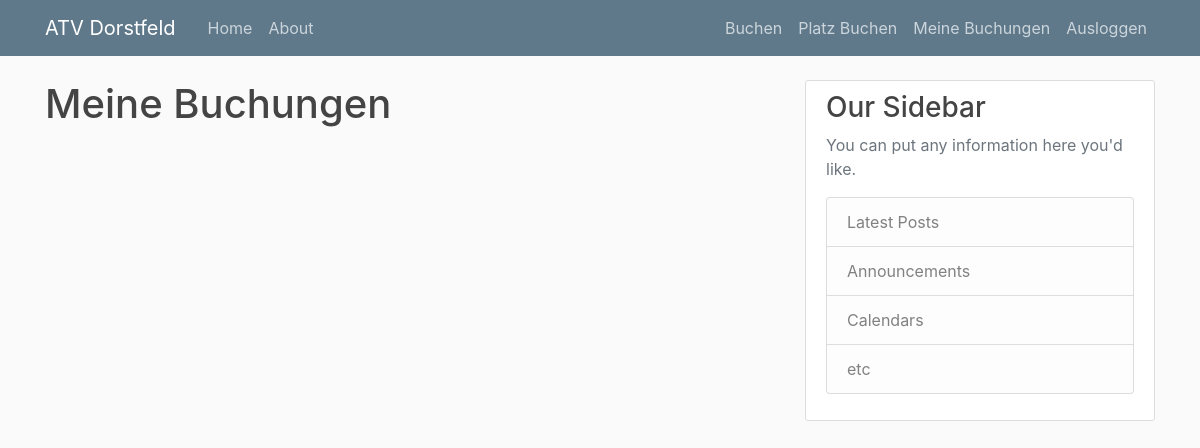
The page /reservation/own/ (signed in) on the database as committed earlier.
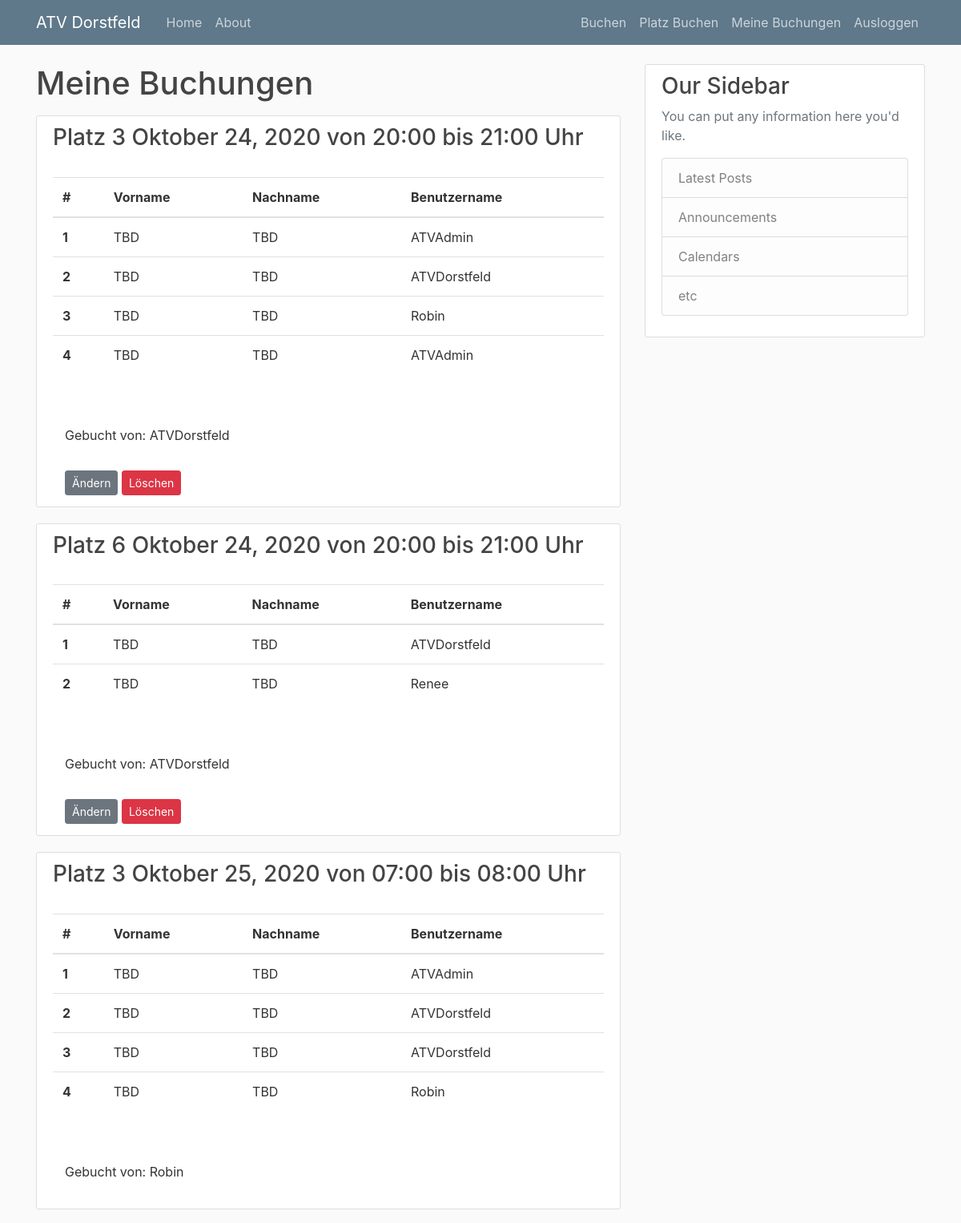
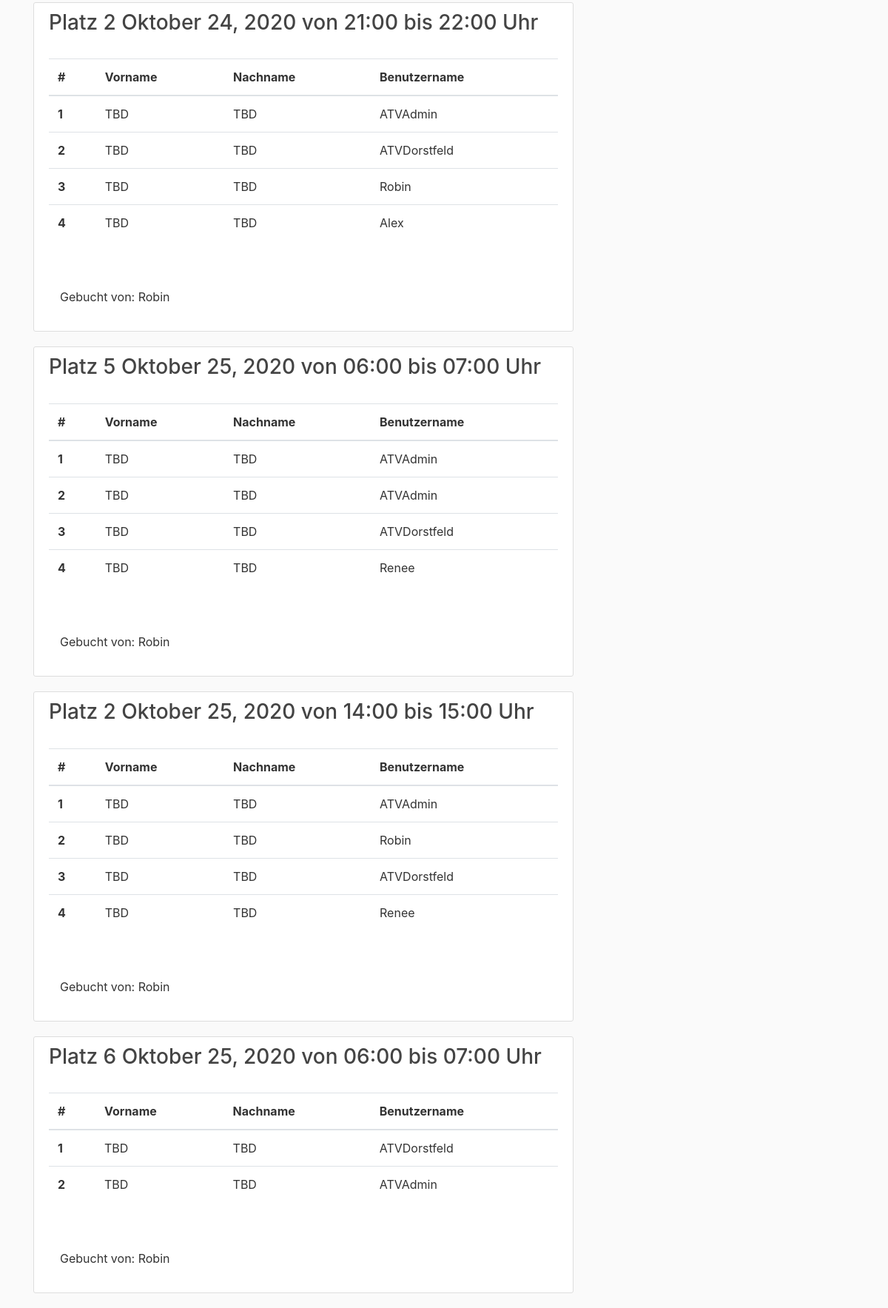
The same page on the database as committed later (2 pictures, top to bottom).
### courts/model.py (models this page shows, shortened)
class Reservation(models.Model):
    court = models.ForeignKey(Court, on_delete=models.CASCADE)
    author = models.ForeignKey(User, on_delete=models.CASCADE, null=True)
    start_datetime = models.DateTimeField()
    end_datetime = models.DateTimeField()
    player1 = models.ForeignKey(User, on_delete=models.CASCADE, related_name="player1", null=True, default=author)
    player2 = models.ForeignKey(User, on_delete=models.CASCADE, related_name="player2", null=True, blank=True)
    player3 = models.ForeignKey(User, on_delete=models.CASCADE, related_name="player3", null=True, blank=True)
    player4 = models.ForeignKey(User, on_delete=models.CASCADE, related_name="player4", null=True, blank=True)
    contact_details = models.TextField(blank=True)

class Court(models.Model):
    title = models.CharField(max_length=100)
    used = models.BooleanField(default=False)
    double_field = models.BooleanField(default=True)
    full_hour = models.BooleanField(default=True)
    def __str__(self):
        return self.title

### courts/views.py (the view)
# urls.py: path('reservation/own/', ReservationsListView.as_view(), name='reservations-own'),
class ReservationsListView(ListView):
    model = Reservation
    template_name = "courts/reservations.html"
    context_object_name = 'reservations'

### courts/templates/courts/reservations.html (shortened to what this page needs)
{% extends "courts/base.html" %}
{% block content %}
<h1 class="mb-3">Meine Buchungen</h1>
{% for reservation in reservations %}
{% if reservation.player1 == user or reservation.player2 == user or reservation.player3 == user or reservation.player4 == user %}
<article class="media content-section">
    <div class="media-body">
        <h3><a class="article-title">{{reservation.court}} {{reservation.start_datetime|date:"F d, Y"}} von
            {{reservation.start_datetime|date:"H:i"}} bis {{reservation.end_datetime|date:"H:i"}} Uhr</a>
        </h3>
            <div class="article-content">
                <table class="table">
                    <thead>
                    <tr>
                        <th scope="col">#</th>
                        <th scope="col">Vorname</th>
                        <th scope="col">Nachname</th>
                        <th scope="col">Benutzername</th>
                    </tr>
                    </thead>
                    <tbody>
                    {% if reservation.player1 is not None %}
                    <th scope="row">1</th>
                    <td>TBD</td>
                    <td>TBD</td>
                    <td>{{ reservation.player1.username }}</td>
                    {% endif %}
                    {% if reservation.player2 is not None %}
                    <th scope="row">2</th>
                    <td>TBD</td>
                    <td>TBD</td>
                    <td>{{ reservation.player2.username }}</td>
                    {% endif %}
                    {% if reservation.player3 is not None %}
                    <th scope="row">3</th>
                    <td>TBD</td>
                    <td>TBD</td>
                    <td>{{ reservation.player3.username }}</td>
                    {% endif %}
                    {% if reservation.player4 is not None %}
                    <th scope="row">4</th>
                    <td>TBD</td>
                    <td>TBD</td>
                    <td>{{ reservation.player4.username }}</td>
                    {% endif %}
                    </tbody>
                </table>
                <div class="container">
                    Gebucht von: {{ reservation.author }}
                </div>
            </div>
        {% if reservation.author == user %}
        <div class="container">
            <a class="btn btn-secondary btn-sm mt-2 mb-1" href="#">Ändern</a>
            <a class="btn btn-danger btn-sm mt-2 mb-1" href="{% url 'reservation-delete' reservation.id %}">Löschen</a>
        </div>
        {% endif %}
    </div>
</article>
{% endif %}
{% endfor %}
{% endblock content %}

Rows that differ between the two databases and show on the page:
added Reservation: court "Platz 3", start_datetime "Oktober 24, 2020", start_datetime "20:00", end_datetime "21:00", player1.username "ATVAdmin", player2.username "ATVDorstfeld", player3.username "Robin", player4.username "ATVAdmin", author "ATVDorstfeld", shows "Ändern"
added Reservation: court "Platz 6", start_datetime "Oktober 24, 2020", start_datetime "20:00", end_datetime "21:00", player1.username "ATVDorstfeld", player2.username "Renee", author "ATVDorstfeld", shows "Ändern"
added Reservation: court "Platz 3", start_datetime "Oktober 25, 2020", start_datetime "07:00", end_datetime "08:00", player1.username "ATVAdmin", player2.username "ATVDorstfeld", player3.username "ATVDorstfeld", player4.username "Robin", author "Robin"
added Reservation: court "Platz 2", start_datetime "Oktober 24, 2020", start_datetime "21:00", end_datetime "22:00", player1.username "ATVAdmin", player2.username "ATVDorstfeld", player3.username "Robin", player4.username "Alex", author "Robin"
added Reservation: court "Platz 5", start_datetime "Oktober 25, 2020", start_datetime "06:00", end_datetime "07:00", player1.username "ATVAdmin", player2.username "ATVAdmin", player3.username "ATVDorstfeld", player4.username "Renee", author "Robin"
added Reservation: court "Platz 2", start_datetime "Oktober 25, 2020", start_datetime "14:00", end_datetime "15:00", player1.username "ATVAdmin", player2.username "Robin", player3.username "ATVDorstfeld", player4.username "Renee", author "Robin"
added Reservation: court "Platz 6", start_datetime "Oktober 25, 2020", start_datetime "06:00", end_datetime "07:00", player1.username "ATVDorstfeld", player2.username "ATVAdmin", author "Robin"
